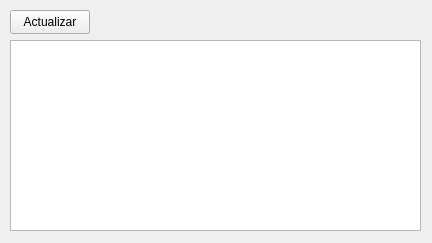
<?xml version="1.0" encoding="UTF-8"?>
<ui version="4.0">
 <class>Ventana</class>
 <widget class="QWidget" name="Ventana">
  <property name="geometry">
   <rect>
    <x>0</x>
    <y>0</y>
    <width>432</width>
    <height>243</height>
   </rect>
  </property>
  <property name="windowTitle">
   <string>Ventana</string>
  </property>
  <widget class="QPushButton" name="pushButton">
   <property name="geometry">
    <rect>
     <x>10</x>
     <y>10</y>
     <width>80</width>
     <height>24</height>
    </rect>
   </property>
   <property name="text">
    <string>Actualizar</string>
   </property>
  </widget>
  <widget class="QTextEdit" name="texto">
   <property name="geometry">
    <rect>
     <x>10</x>
     <y>40</y>
     <width>411</width>
     <height>191</height>
    </rect>
   </property>
  </widget>
 </widget>
 <resources/>
 <connections/>
</ui>
